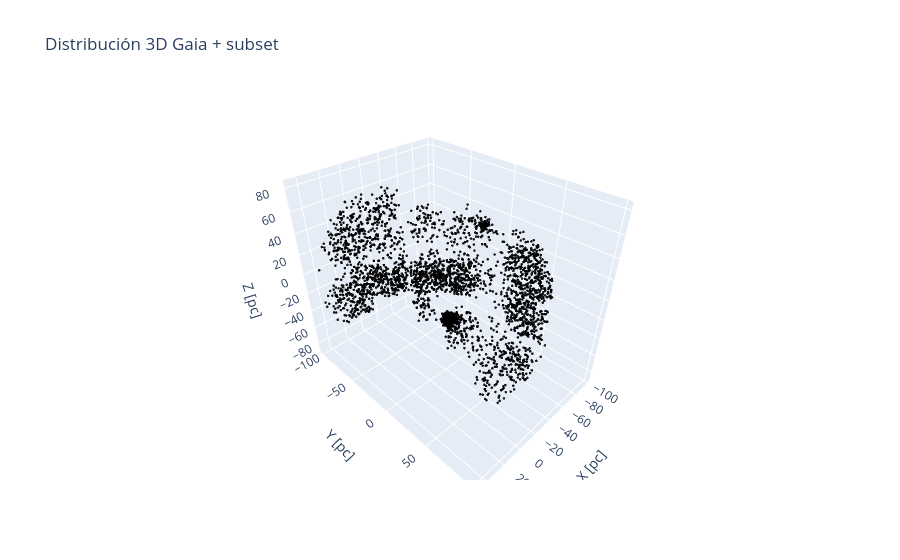

This figure's notebook cell:
### Code cell
import plotly.graph_objects as go
fig = go.Figure()
df_filter = dff[dff['cluster']==2]
# 🔵 Estrellas principales
fig.add_trace(
    go.Scatter3d(
        x=df_filter["x_pc"],
        y=df_filter["y_pc"],
        z=df_filter["z_pc"],
        mode="markers",
        marker=dict(
            size=3,
            color=df_filter["parallax"],  # o lo que uses
            colorscale="Viridis",
            opacity=0.7,
            colorbar=dict(title="Parallax [mas]")
        ),
        name="Gaia sample"
    )
)

# ⚫ Estrellas negras (más pequeñas)
fig.add_trace(
    go.Scatter3d(
        x=dff["x_pc"],
        y=dff["y_pc"],
        z=dff["z_pc"],
        mode="markers",
        marker=dict(
            size=1.5,
            color="black",
            opacity=0.9
        ),
        name="Subset especial"
    )
)

fig.update_layout(
    title="Distribución 3D Gaia + subset",
    scene=dict(
        xaxis_title="X [pc]",
        yaxis_title="Y [pc]",
        zaxis_title="Z [pc]"
    )
)

fig.show()

### Figure 1 — Plotly figure (JSON) as saved in the notebook; plotly's stock layout.template omitted (floating-point values rounded to 4 significant figures; data arrays with more than 128 entries replaced by an {"elided": "..."} marker saying what was removed)
{"data": [{"marker": {"color": [], "colorbar": {"title": {"text": "Parallax [mas]"}}, "colorscale": [[0, "#440154"], [0.1111, "#482878"], [0.2222, "#3e4989"], [0.3333, "#31688e"], [0.4444, "#26828e"], [0.5556, "#1f9e89"], [0.6667, "#35b779"], [0.7778, "#6ece58"], [0.8889, "#b5de2b"], [1, "#fde725"]], "opacity": 0.7, "size": 3}, "mode": "markers", "name": "Gaia sample", "type": "scatter3d", "x": [], "y": [], "z": []}, {"marker": {"color": "black", "opacity": 0.9, "size": 1.5}, "mode": "markers", "name": "Subset especial", "type": "scatter3d", "x": {"elided": "3161 float values"}, "y": {"elided": "3161 float values"}, "z": {"elided": "3161 float values"}}], "layout": {"scene": {"xaxis": {"title": {"text": "X [pc]"}}, "yaxis": {"title": {"text": "Y [pc]"}}, "zaxis": {"title": {"text": "Z [pc]"}}}, "title": {"text": "Distribución 3D Gaia + subset"}}}
